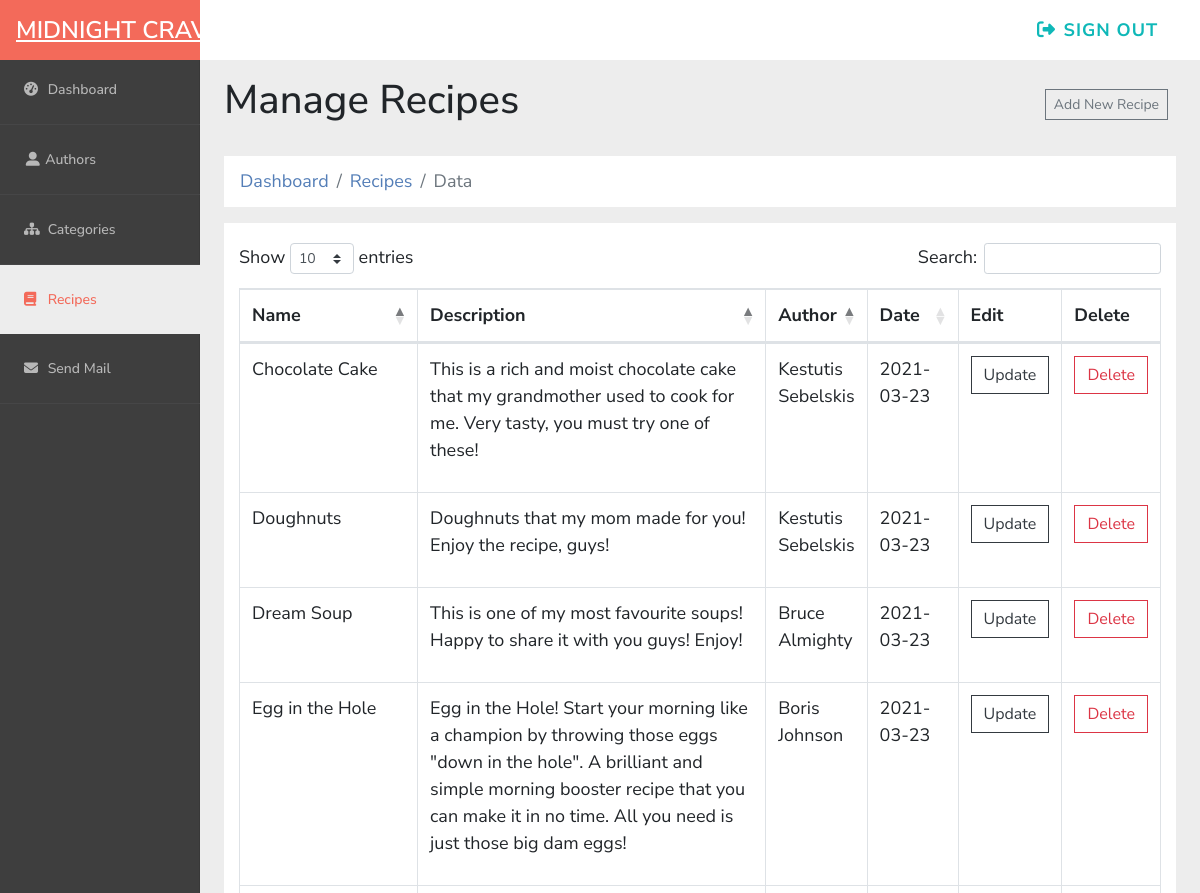
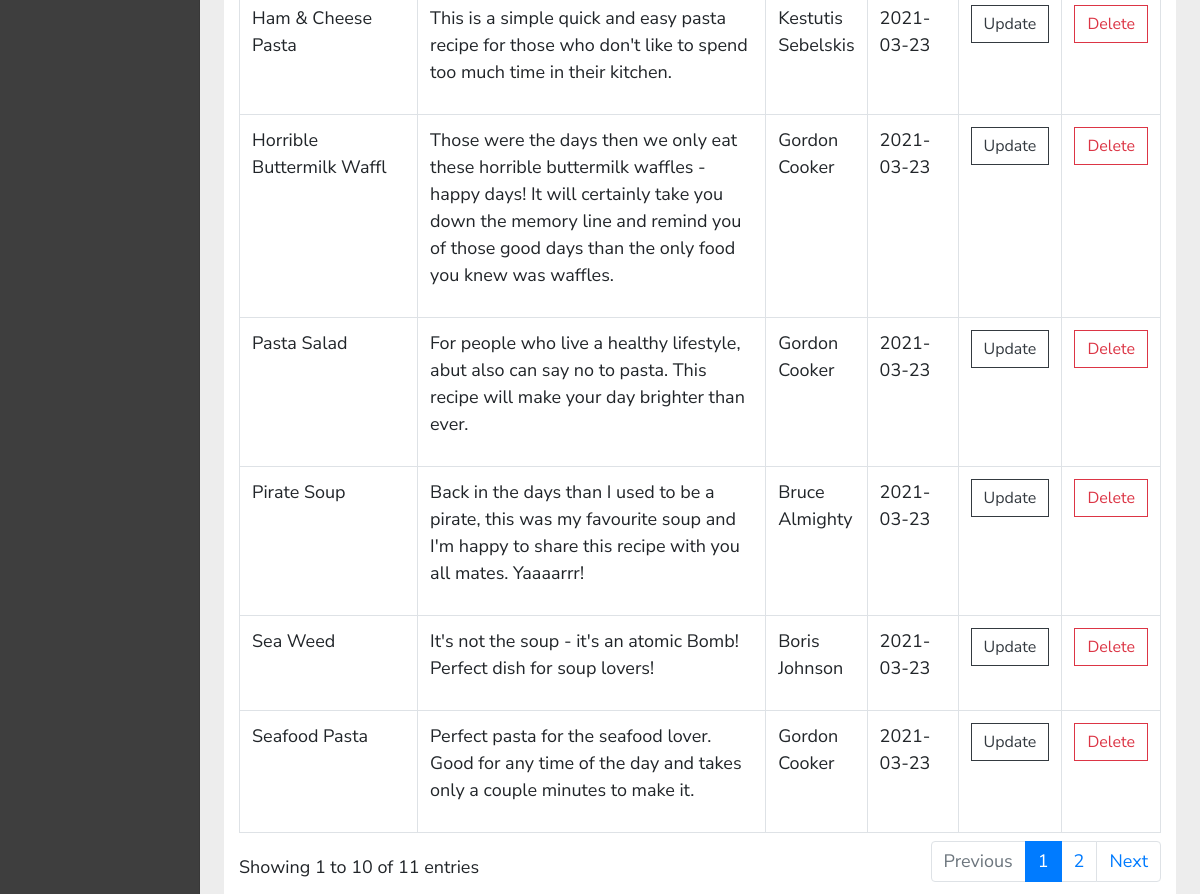
The page /MidnightCravings/admin/recipes/index.php (signed in) on the database its author committed (2 pictures, top to bottom).
### tables this page shows
CREATE TABLE `recipes` (
  `recipe_id` int(11) NOT NULL,
  `recipe_name` varchar(25) DEFAULT NULL,
  `recipe_description` varchar(250) DEFAULT NULL,
  `recipe_upload_date` date DEFAULT NULL,
  `recipe_image` varchar(150) DEFAULT NULL,
  `recipe_author_id` int(11) NOT NULL
);

### MidnightCravings/admin/recipes/index.php (called while the page is built, shortened)
<?php
require_once '../includes/access.inc.php';
include '../includes/db.inc.php';
try
{
	$result = $pdo->query('SELECT author_id, author_name FROM author');
}
catch (PDOException $e)
{
	$error = 'Error fetching authors from database!';
	include 'error.html.php';
	exit();
}
try
{
	$result = $pdo->query('SELECT category_id, category_name FROM category');
}
catch (PDOException $e)
{
	$error = 'Error fetching categories from database!';
	include 'error.html.php';
	exit();
}
try
{
	$result = $pdo->query('SELECT recipes.recipe_id, recipe_name, recipe_description, recipe_upload_date, recipe_image, author_name
    FROM recipes
    INNER JOIN author ON author_id = recipe_author_id');
} catch (PDOException $e) {
	$error = 'Error fetching recipe data from database!';
	include 'error.html.php';
	exit();
}
foreach ($result as $row) {
	$recipes[]  = array(
		'recipe_id' 			     => $row['recipe_id'],
		'recipe_name' 			   => $row['recipe_name'],
		'recipe_description'   => $row['recipe_description'],
		'recipe_upload_date'   => $row['recipe_upload_date'],
		'recipe_image' 			   => $row['recipe_image'],
    'author_name'          => $row['author_name']
	);
}
include "recipes.html.php";

### MidnightCravings/admin/includes/access.inc.php (called while the page is built, shortened)
<?php
function userHasRole($role)
{
  include 'db.inc.php';
  try
  {
    $sql = "SELECT COUNT(*) FROM author
        INNER JOIN author_role ON author.author_id = authorid
        INNER JOIN role ON roleid = role.id
        WHERE author_email = :email AND role.id = :roleId";
    $s = $pdo->prepare($sql);
    $s->bindValue(':email', $_SESSION['email']);
    $s->bindValue(':roleId', $role);
    $s->execute();
  }
  catch (PDOException $e)
  {
    $error = 'Error searching for author roles.';
    include 'error.html.php';
    exit();
  }
  $row = $s->fetch();
  if ($row[0] > 0)
  {
    return TRUE;
  }
  else
  {
    return FALSE;
  }
}

### MidnightCravings/admin/includes/helpers.inc.php (the view)
<?php
  function html( $text ) {
    echo $out = htmlspecialchars( $text, ENT_QUOTES, 'UTF-8' );
  }
 ?>

### MidnightCravings/admin/recipes/recipes.html.php (shortened to what this page needs)
<?php include_once '../includes/helpers.inc.php'; ?>
<!DOCTYPE html>
<html>
<head>
  <?php include "../includes/admin_head.inc.html.php"; ?>
  <link rel="stylesheet" type="text/css" href="https://cdn.datatables.net/1.10.23/css/dataTables.bootstrap4.min.css">
</head>
<body>
  <nav class="navbar navbar-dark sticky-top flex-md-nowrap p-0 top-navbar">
    <a class="navbar-brand col-md-3 col-lg-2 mr-0 px-3 logo" href="..">Midnight Cravings</a>
  <div class="admin_desktop_toolbar">
    <form action="" method="post">
      <ul class="navbar-nav px-3">
        <li class="nav-item text-nowrap">
          <div class="input-container">
            <button class="btn btn-link sign_out_btn" type="submit"><i class="fas fa-sign-out-alt fa-fw"></i>&nbsp;Sign Out</button>
          </div>
        </li>
      </ul>
    </form>
  </div>
  </nav>
  <div class="container-fluid">
    <div class="row">
      <nav id="sidebarMenu" class="col-md-3 col-lg-2 d-md-block bg-light sidebar collapse">
        <div class="sidebar-sticky pt-3 side_bar_links">
          <ul class="nav flex-column">
            <?php
            if(userHasRole('User'))
            {
              echo "<li class='nav-item'><a href='../user/' class='nav-link'><i class='fas fa-tachometer-alt fa-fw' aria-hidden='true'></i>&nbsp;Dashboard</a></li>";
            }
            else
            {
              echo "<li class='nav-item'><a href='../' class='nav-link'><i class='fas fa-tachometer-alt fa-fw' aria-hidden='true'></i>&nbsp;Dashboard</a></li>";
            }
            ?>
            <?php
            if(userHasRole('Account Administrator'))
            {
              echo "<li class='nav-item'>
              <a href='../authors/' class='nav-link'>
              <i class='fas fa-user-alt fa-fw' aria-hidden='true'></i>&nbsp;Authors</a></li>";
            }
            ?>
            <?php
            if(userHasRole('Site Administrator'))
            {
              echo "<li class='nav-item'>
              <a class='nav-link' href='../categories/'><i class='fas fa-sitemap fa-fw' aria-hidden='true'></i>&nbsp;Categories</a></li>";
            }
            ?>
            <?php
            if(userHasRole('Content Editor') || userHasRole('User'))
            {
              echo "<li class='nav-item'>
              <a class='nav-link active' href=''><i class='fas fa-book fa-fw' aria-hidden='true'></i>&nbsp;Recipes</a></li>";
            }
            ?>
            <?php
            if(userHasRole('Account Administrator'))
            {
              echo "<li class='nav-item'>
              <a class='nav-link' href='../mail/'><i class='fas fa-envelope fa-fw' aria-hidden='true'></i>&nbsp;Send Mail</a></li></li>";
            }
            ?>
          </ul>
        </div>
      </nav>
  <main role="main" class="col-md-9 ml-sm-auto col-lg-10 px-md-4">
    <div class="d-flex justify-content-between flex-wrap flex-md-nowrap align-items-center pt-3 pb-2 mb-3">
      <h1 class="content-title">Manage Recipes</h1>
      <div class="btn-toolbar mb-2 mb-md-0">
        <div class="btn-group mr-2">
          <a class="btn btn-sm btn-outline-secondary outline_buttons" href="?add">Add New Recipe</a>
          </div>
        </div>
      </div>
      <nav aria-label="breadcrumb">
        <ol class="breadcrumb">
          <li class="breadcrumb-item"><a href="..">Dashboard</a></li>
          <li class="breadcrumb-item"><a href="">Recipes</a></li>
          <li class="breadcrumb-item active" aria-current="page">Data</li>
        </ol>
      </nav>
      <div class="content">
        <div class="table-responsive">
          <table class="table table-bordered table-stripped display m-0" id="rec_table_id">
            <thead>
              <tr>
                <th width="20%">Name</th>
                <th class="recipes_data" width="40%">Description</th>
                <th class="recipes_data" width="10%">Author</th>
                <th class="recipes_data" width="10%">Date</th>
                <th width="10%">Edit</th>
                <th width="10%">Delete</th>
              </tr>
            </thead>
            <tbody>
              <?php if (empty($recipes)): ?>
                  <p>No recipes yet...</p>
                <?php else: ?>
                <?php foreach ($recipes as $recipe): ?>
                  <tr>
                    <td><?php html($recipe['recipe_name']); ?></td>
                    <td class="recipes_data"><?php echo $recipe['recipe_description']; ?></td>
                    <td class="recipes_data"><?php html($recipe['author_name']); ?></td>
                    <td class="recipes_data"><?php html($recipe['recipe_upload_date']); ?></td>
                    <td>
                      <form action="?" method="post">
                        <div class="input-group">
                          <input class="form-control btn-outline-dark outline_buttons" type="submit" name="action" value="Update">
                        </div>
                    </td>
                    <td class="mobile_table_data">
                      <div class="input-group">
                        <input class="form-control btn-outline-danger rounded-0" type="submit" name="action" value="Delete">
                      </div>
                    </td>
                </tr>
              <?php endforeach; ?>
              <?php endif ?>
            </tbody>
          </table>
        </div>
      </div>
    </main>
</body>
</html>

### MidnightCravings/assets/css/dashboard.css (style rules this page uses)
body { font-size: .875rem; background-color: #EDEDED; }
.sidebar { position: fixed; top: 0; bottom: 0; left: 0; z-index: 100; padding: 39px 0 0; box-shadow: inset -1px 0 0 rgba(0, 0, 0, .1); background-color: #3E3E3E !important; }
.sidebar-sticky { position: relative; top: 0; height: calc(100vh - 48px); overflow-x: hidden; overflow-y: auto; }
.sidebar .nav-link { font-weight: 500; color: #B8B8B8; font-size: 14px; padding: 24px; border-bottom: 1px solid #464647; }
.sidebar .nav-link.active { color: #F36A5A; background-color: #EDEDED; border:none; }
.navbar-brand { padding-top: .75rem; padding-bottom: .75rem; font-size: 24px; background-color: #F36A5A; text-transform: uppercase; }

### MidnightCravings/assets/css/style.css (style rules this page uses)
body { font-family: 'Nunito Sans', sans-serif; font-size: 18px; }
.top-navbar { background-color: #fff; }
.input-container { display: flex; width: 100%; color: #0fb8b8; }
.navbar-nav li { padding-right: .8rem; }
.outline_buttons { border-radius: 0; }
.sign_out_btn { text-transform: uppercase; font-weight: bold; color: #0fb8b8; letter-spacing: 1px; font-size: 18px; }
.logo { color: #0fb8b8; font-weight: 600 !important; }
.fa-tachometer-alt, .dashboard-user-icon, .fa-sitemap, .fa-book, .fa-envelope, .mobile_signout_icon { font-size: 14px; padding-right: 20px !important; }
.table-responsive { background-color: #fff; padding-top: 20px; padding-bottom: 10px; padding-left: 15px; padding-right: 15px; }
.breadcrumb { background-color: #fff; border-radius: 0; border: none; }
.breadcrumb a { color: #547EB7; }

### rows shown on the page
recipes: recipe_name "Egg in the Hole Boris Johnson 2021-03-23", recipe_description "Egg in the Hole! Start your morning like a champion by throwing those eggs \"down in the hole\". A brilliant and simple morning booster recipe that you can make it in no time. All you need is just those big dam eggs!"
recipes: recipe_name "Horrible Buttermilk Waffl Gordon Cooker 2021-03-23", recipe_description "Those were the days then we only eat these horrible buttermilk waffles - happy days! It will certainly take you down the memory line and remind you of those good days than the only food you knew was waffles."
recipes: recipe_name "Dream Soup Bruce Almighty 2021-03-23", recipe_description "This is one of my most favourite soups! Happy to share it with you guys! Enjoy!"
recipes: recipe_name "Sea Weed Boris Johnson 2021-03-23", recipe_description "It's not the soup - it's an atomic Bomb! Perfect dish for soup lovers!"
recipes: recipe_name "Pirate Soup Bruce Almighty 2021-03-23", recipe_description "Back in the days than I used to be a pirate, this was my favourite soup and I'm happy to share this recipe with you all mates. Yaaaarrr!"
recipes: recipe_name "Doughnuts Kestutis Sebelskis 2021-03-23", recipe_description "Doughnuts that my mom made for you! Enjoy the recipe, guys!"
recipes: recipe_name "Ham & Cheese Pasta Kestutis Sebelskis 2021-03-23", recipe_description "This is a simple quick and easy pasta recipe for those who don't like to spend too much time in their kitchen."
recipes: recipe_name "Pasta Salad Gordon Cooker 2021-03-23", recipe_description "For people who live a healthy lifestyle, abut also can say no to pasta. This recipe will make your day brighter than ever."
recipes: recipe_name "Seafood Pasta Gordon Cooker 2021-03-23", recipe_description "Perfect pasta for the seafood lover. Good for any time of the day and takes only a couple minutes to make it."
recipes: recipe_name "Chocolate Cake Kestutis Sebelskis 2021-03-23", recipe_description "This is a rich and moist chocolate cake that my grandmother used to cook for me. Very tasty, you must try one of these!"
